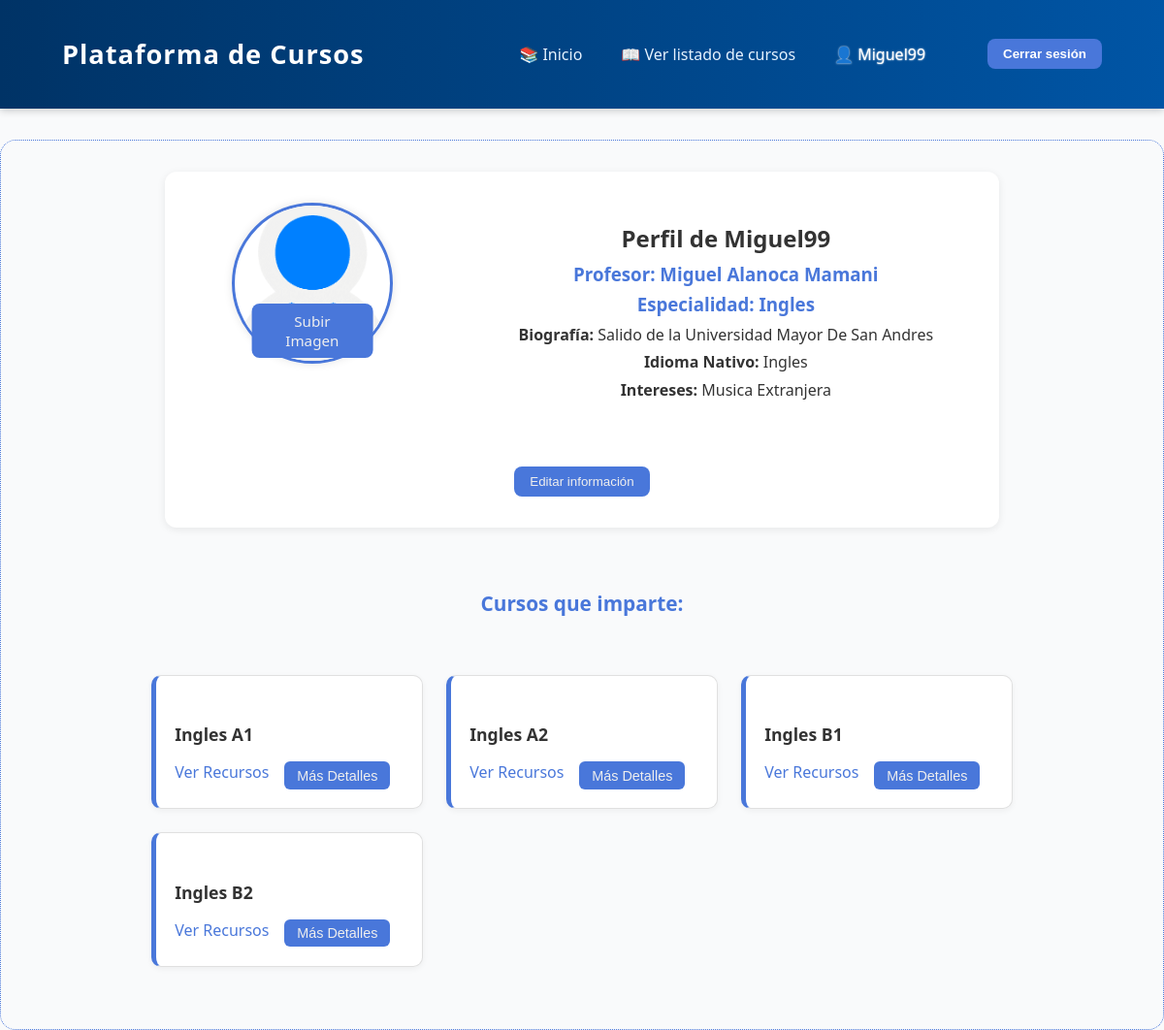
/perfil/ (signed in), run on the app's committed database.
### cursos/models.py (models this page shows, shortened)
class Profesor(models.Model):
    user = models.OneToOneField(User, on_delete=models.CASCADE) #Relacion de usuario para que el maestro tenga una sesion igual al estudiante
    nombre = models.CharField(max_length=100)
    email = models.EmailField(unique=True)
    especialidad = models.CharField(max_length=100)

class Perfil(models.Model):
    user = models.OneToOneField(User, on_delete=models.CASCADE)
    imagen = models.ImageField(upload_to='static/perfiles/', default='static/perfiles/perfil_defecto.jpg')
    biografia = models.TextField(blank=True, null=True)
    idioma_nativo = models.CharField(max_length=50, blank=True, null=True)
    intereses = models.TextField(blank=True, null=True)

class Curso(models.Model):
    titulo = models.CharField(max_length=200)
    descripcion = models.TextField()
    fecha_inicio = models.DateField()
    fecha_fin = models.DateField()
    profesor = models.ForeignKey(Profesor, on_delete=models.CASCADE)

### cursos/views.py (the view, shortened to what this page needs)
# urls.py: path('perfil/', views.perfil_usuario, name='perfil_usuario'),
def perfil_usuario(request):
    user = request.user
    if es_profesor(user):
        profesor = user.profesor
        cursos = Curso.objects.filter(profesor=profesor)
        perfil = Perfil.objects.filter(user=user).first()
        return render(request, 'cursos/perfil_profesor.html', {
            'es_profesor':True,
            'profesor': profesor,
            'perfil': perfil,
            'cursos': cursos
        })

### cursos/views.py (called while the page is built)
def es_profesor(user):
    return hasattr(user, 'profesor')

### cursos/templates/cursos/perfil_profesor.html (shortened to what this page needs)
{% extends 'cursos/base.html' %}
{% load static %}
{% block content %}
<div class="perfil-container">
  <div class="foto-perfil">
    <img id="preview-img" src="{% static 'perfiles/perfil_defecto.png' %}" alt="Foto de perfil">
    <label for="upload-input" class="upload-btn">Subir Imagen</label>
  </div>
  <div class="infoPerfil">
    <h2>Perfil de {{ user.username }}</h2>
    <h3>Profesor: {{ profesor.nombre }}</h3>
    <h3>Especialidad: {{ profesor.especialidad }}</h3>
    <p><strong>Biografía:</strong> {{ perfil.biografia|default:"No proporcionada." }}</p>
    <p><strong>Idioma Nativo:</strong> {{ perfil.idioma_nativo|default:"No especificado." }}</p>
    <p><strong>Intereses:</strong> {{ perfil.intereses|default:"No especificados." }}</p>
  </div>
  <div class="perfil-editar-btn">
    <a href="{% url 'editar_perfil' %}">
      <button class="btn-editar-perfil">Editar información</button>
    </a>
  </div>
</div>
<h4 class="perfilCursos-titulo">Cursos que imparte:</h4>
<div class="perfilCursos">
  {% for curso in cursos %}
    <div class="curso-card">
      <div class="curso-info">
        <h5>{{ curso.titulo }}</h5>
        <div class="curso-links">
          <a href="{% url 'subir_material_extra' curso.id %}">Ver Recursos</a>
          <a href="{% url 'detalle_curso' curso.id %}">
            <button class="detalle-btn">Más Detalles</button>
          </a>
        </div>
      </div>
    </div>
  {% empty %}
    <p>No estás impartiendo ningún curso actualmente.</p>
  {% endfor %}
</div>
{% endblock %}

### cursos/templates/cursos/base.html (shortened to what this page needs)
<!DOCTYPE html>
<html lang="en">
  <head>
    {% load static %}
    <link rel="stylesheet" href="{% static 'css/estilos_generales.css' %}">
    <link rel="stylesheet" href="{% static 'css/estilos_cursos.css' %}?v=1">
    <link rel="stylesheet" href="{% static 'css/estilos_barraNavegacion.css' %}">
    <link rel="stylesheet" href="{% static 'css/estilos_login.css' %}">
    <link rel="stylesheet" href="{% static 'css/estilos_verRecurso.css' %}">
    <link rel="stylesheet" href="{% static 'css/estilos_editarInformacion.css' %}">
    <link rel="stylesheet" href="{% static 'css/estilos_panelProfesor.css' %}">
    <link rel="stylesheet" href="{% static 'css/estilos_perfil_usuario.css' %}">
    <link rel="stylesheet" href="{% static 'css/estilos_progresoEstudiante.css' %}">
    <link rel="stylesheet" href="{% static 'css/estilos_detalleCurso.css' %}">
    <link rel="stylesheet" href="{% static 'css/estilos_inscripcion.css' %}">
    <link rel="stylesheet" href="{% static 'css/estilos_perfilProfesor.css' %}">
    <link rel="stylesheet" href="{% static 'css/estilos_subirMaterialExtra.css' %}">
  </head>
  <body>
    <header class="navbar">
      <div class="navbar-container">
        <h1 class="logo">Plataforma de Cursos</h1>
        <nav class="nav-links">
          <a href=" {% if user.is_authenticated and user.profesor %}
                      {% url 'dashboard' %}
                    {% else %}
                      {% url 'lista_cursos' %}
                    {% endif %}">
                    📚 Inicio
          </a>
          {% if user.is_authenticated and user.profesor %}
            <a href="{% url 'lista_cursos' %}">📖 Ver listado de cursos</a>
          {% endif %}
          {% if user.is_authenticated %}
            <a href="{% url 'perfil_usuario' %}" class="perfil-usuario-enlace">
              <span class="welcome-text">👤 {{ user.username }}</span>
            </a>
            <form action="{% url 'logout' %}" method="post" class="logout-form">
              <button type="submit">Cerrar sesión</button>
            </form>
          {% else %}
            <a href="{% url 'login' %}">Iniciar sesión</a>
          {% endif %}
        </nav>
      </div>
    </header>
    <div class="contenido">
      {% block content %}{% endblock %}
    </div>
  </body>
</html>

### static/css/estilos_generales.css (style rules this page uses)
:root { --color-primario: #eeeeee; --color-secundario:#4977da; --color-tablas:#224bbe; --color-hoverbtn:#5cb6ee; }
* { text-decoration: none; }
body { font-family: 'Gill Sans', 'Gill Sans MT', Calibri, 'Trebuchet MS', sans-serif; margin: 0px; height: 100vh; width: auto; padding: 0px; background-color: var(--color-primario); }
button { transition: all 0.3s ease; border-radius: 8px; border: 0px; background-color: var(--color-secundario); color: var(--color-primario); }
.contenido { border: 1px dotted var(--color-secundario); margin: 0px; display: flex; flex-direction: column; justify-content: center; padding: 2rem 0.5rem; border-radius: 1rem; }
.navbar { background: linear-gradient(90deg, #003366, #0055a5); color: white; padding: 1.2rem 2rem; box-shadow: 0 2px 8px rgba(0, 0, 0, 0.2); margin-bottom: 2rem; position: sticky; top: 0; z-index: 1000; }
.navbar-container { display: flex; justify-content: space-between; align-items: center; padding: 0 2rem; }
.logo { font-size: 1.7rem; font-weight: 600; letter-spacing: 1px; }
.nav-links { display: flex; align-items: center; gap: 1.5rem; }
.nav-links a { color: #e6f2ff; text-decoration: none; font-weight: 500; font-size: 1rem; padding: 0.3rem 0.5rem; border-radius: 6px; transition: background 0.3s ease; }
.welcome-text { color: #cce6ff; margin-right: 1rem; }
.logout-form { display: inline; }
.logout-form button { color: white; padding: 0.5rem 1rem; border: none; border-radius: 8px; cursor: pointer; font-weight: 600; transition: background-color 0.3s ease; }
.perfil-usuario-enlace { display: inline-block; color: white; padding: 0.5rem 1rem; border-radius: 8px; text-decoration: none; font-weight: 600; transition: background-color 0.3s ease; margin-right: 1rem; }
.perfil-usuario-enlace span { color: #ffffff; text-shadow: 0px 0px 2px rgb(255, 255, 255); }

### static/css/estilos_panelProfesor.css (style rules this page uses)
.btn-editar-perfil { display: inline-block; background-color: var(--color-secundario); color: var(--color-primario); padding: 0.5rem 1rem; border: none; border-radius: 8px; cursor: pointer; }

### static/css/estilos_perfil_usuario.css (style rules this page uses)
.perfil-container { display: flex; justify-content: center; margin-bottom: 20px; }
.foto-perfil { position: relative; width: 150px; height: 150px; right: 5px; }
.foto-perfil img { width: 100%; height: 100%; border-radius: 50%; object-fit: cover; border: 3px solid #ccc; box-shadow: 0 0 10px rgba(0,0,0,0.1); }
.upload-btn { position: absolute; bottom: -10px; left: 50%; transform: translateX(-50%); background-color: var(--color-secundario); color: var(--color-primario); padding: 6px 10px; border-radius: 20px; font-size: 0.8rem; cursor: pointer; transition: background-color 0.3s; }
.infoPerfil { text-align: center; margin-bottom: 30px; margin-left: 15px; }

### static/css/estilos_progresoEstudiante.css (style rules this page uses)
body { font-family: 'Segoe UI', Tahoma, Geneva, Verdana, sans-serif; background-color: #f9fafb; color: #333; }

### data on the page
Profesor: nombre "Miguel Alanoca Mamani", especialidad "Ingles"
Perfil: biografia "Salido de la Universidad Mayor De San Andres", idioma_nativo "Ingles", intereses "Musica Extranjera"
Curso: titulo "Ingles A1"
Curso: titulo "Ingles A2"
Curso: titulo "Ingles B1"
Curso: titulo "Ingles B2"

### other printed values
{{ user.username }} "Miguel99"
